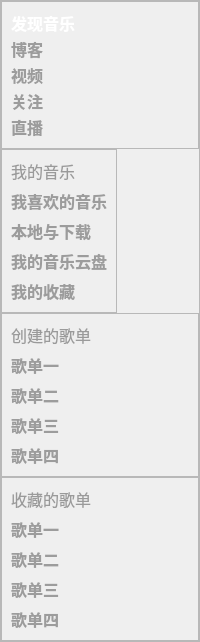
      <widget class="QFrame" name="frame">
       <property name="styleSheet">
        <string notr="true">#frame{
	background-color: rgb(56, 56, 63);
	border-top-left-radius: 22px;
	border-bottom-left-radius: 22px;
}</string>
       </property>
       <property name="frameShape">
        <enum>QFrame::StyledPanel</enum>
       </property>
       <property name="frameShadow">
        <enum>QFrame::Raised</enum>
       </property>
       <layout class="QVBoxLayout" name="verticalLayout_20">
        <property name="spacing">
         <number>0</number>
        </property>
        <property name="leftMargin">
         <number>0</number>
        </property>
        <property name="topMargin">
         <number>0</number>
        </property>
        <property name="rightMargin">
         <number>0</number>
        </property>
        <property name="bottomMargin">
         <number>0</number>
        </property>
        <item>
         <widget class="QFrame" name="frame_36">
          <property name="styleSheet">
           <string notr="true">#frame_36{
	
	border-top-lefr-radius: 22px;

}
QPushButton{
	border: none;
	color: rgb(156, 156, 156);
}
QPushButton:checked{
	color: rgb(255, 255, 255);

}
</string>
          </property>
          <property name="frameShape">
           <enum>QFrame::StyledPanel</enum>
          </property>
          <property name="frameShadow">
           <enum>QFrame::Raised</enum>
          </property>
          <layout class="QVBoxLayout" name="verticalLayout_21">
           <property name="spacing">
            <number>2</number>
           </property>
           <property name="leftMargin">
            <number>9</number>
           </property>
           <property name="topMargin">
            <number>9</number>
           </property>
           <property name="rightMargin">
            <number>9</number>
           </property>
           <property name="bottomMargin">
            <number>9</number>
           </property>
           <item alignment="Qt::AlignLeft">
            <widget class="QPushButton" name="pushButton_25">
             <property name="font">
              <font>
               <family>华文楷体</family>
               <pointsize>12</pointsize>
               <weight>75</weight>
               <bold>true</bold>
              </font>
             </property>
             <property name="styleSheet">
              <string notr="true"/>
             </property>
             <property name="text">
              <string>发现音乐</string>
             </property>
             <property name="checkable">
              <bool>true</bool>
             </property>
             <property name="checked">
              <bool>true</bool>
             </property>
             <property name="autoExclusive">
              <bool>true</bool>
             </property>
             <property name="flat">
              <bool>false</bool>
             </property>
            </widget>
           </item>
           <item alignment="Qt::AlignLeft">
            <widget class="QPushButton" name="pushButton_26">
             <property name="font">
              <font>
               <family>华文楷体</family>
               <pointsize>12</pointsize>
               <weight>75</weight>
               <bold>true</bold>
              </font>
             </property>
             <property name="styleSheet">
              <string notr="true"/>
             </property>
             <property name="text">
              <string>博客</string>
             </property>
             <property name="checkable">
              <bool>true</bool>
             </property>
             <property name="autoExclusive">
              <bool>true</bool>
             </property>
             <property name="flat">
              <bool>false</bool>
             </property>
            </widget>
           </item>
           <item alignment="Qt::AlignLeft">
            <widget class="QPushButton" name="pushButton_27">
             <property name="font">
              <font>
               <family>华文楷体</family>
               <pointsize>12</pointsize>
               <weight>75</weight>
               <bold>true</bold>
              </font>
             </property>
             <property name="styleSheet">
              <string notr="true"/>
             </property>
             <property name="text">
              <string>视频</string>
             </property>
             <property name="checkable">
              <bool>true</bool>
             </property>
             <property name="autoExclusive">
              <bool>true</bool>
             </property>
             <property name="flat">
              <bool>false</bool>
             </property>
            </widget>
           </item>
           <item alignment="Qt::AlignLeft">
            <widget class="QPushButton" name="pushButton_28">
             <property name="font">
              <font>
               <family>华文楷体</family>
               <pointsize>12</pointsize>
               <weight>75</weight>
               <bold>true</bold>
              </font>
             </property>
             <property name="styleSheet">
              <string notr="true"/>
             </property>
             <property name="text">
              <string>关注</string>
             </property>
             <property name="checkable">
              <bool>true</bool>
             </property>
             <property name="autoExclusive">
              <bool>true</bool>
             </property>
             <property name="flat">
              <bool>false</bool>
             </property>
            </widget>
           </item>
           <item alignment="Qt::AlignLeft">
            <widget class="QPushButton" name="pushButton_29">
             <property name="font">
              <font>
               <family>华文楷体</family>
               <pointsize>12</pointsize>
               <weight>75</weight>
               <bold>true</bold>
              </font>
             </property>
             <property name="styleSheet">
              <string notr="true"/>
             </property>
             <property name="text">
              <string>直播</string>
             </property>
             <property name="checkable">
              <bool>true</bool>
             </property>
             <property name="autoExclusive">
              <bool>true</bool>
             </property>
             <property name="flat">
              <bool>false</bool>
             </property>
            </widget>
           </item>
          </layout>
         </widget>
        </item>
        <item alignment="Qt::AlignLeft">
         <widget class="QFrame" name="frame_37">
          <property name="styleSheet">
           <string notr="true">QPushButton{
	border: none;
	color: rgb(156, 156, 156);
}
QPushButton:checked{
	color: rgb(255, 255, 255);
}
</string>
          </property>
          <property name="frameShape">
           <enum>QFrame::StyledPanel</enum>
          </property>
          <property name="frameShadow">
           <enum>QFrame::Raised</enum>
          </property>
          <layout class="QVBoxLayout" name="verticalLayout_22">
           <item alignment="Qt::AlignLeft">
            <widget class="QPushButton" name="pushButton_30">
             <property name="enabled">
              <bool>false</bool>
             </property>
             <property name="font">
              <font>
               <family>华文楷体</family>
               <pointsize>12</pointsize>
              </font>
             </property>
             <property name="styleSheet">
              <string notr="true">color: rgb(154, 154, 154);</string>
             </property>
             <property name="text">
              <string>我的音乐</string>
             </property>
            </widget>
           </item>
           <item alignment="Qt::AlignLeft">
            <widget class="QPushButton" name="pushButton_31">
             <property name="font">
              <font>
               <family>华文楷体</family>
               <pointsize>12</pointsize>
               <weight>75</weight>
               <bold>true</bold>
              </font>
             </property>
             <property name="text">
              <string>我喜欢的音乐</string>
             </property>
             <property name="icon">
              <iconset resource="icon.qrc">
               <normaloff>:/icon/image/喜欢_like.png</normaloff>:/icon/image/喜欢_like.png</iconset>
             </property>
             <property name="checkable">
              <bool>true</bool>
             </property>
             <property name="autoExclusive">
              <bool>true</bool>
             </property>
            </widget>
           </item>
           <item alignment="Qt::AlignLeft">
            <widget class="QPushButton" name="pushButton_32">
             <property name="font">
              <font>
               <family>华文楷体</family>
               <pointsize>12</pointsize>
               <weight>75</weight>
               <bold>true</bold>
              </font>
             </property>
             <property name="text">
              <string>本地与下载</string>
             </property>
             <property name="icon">
              <iconset resource="icon.qrc">
               <normaloff>:/icon/image/下载_download.png</normaloff>:/icon/image/下载_download.png</iconset>
             </property>
             <property name="checkable">
              <bool>true</bool>
             </property>
             <property name="autoExclusive">
              <bool>true</bool>
             </property>
            </widget>
           </item>
           <item alignment="Qt::AlignLeft">
            <widget class="QPushButton" name="pushButton_34">
             <property name="font">
              <font>
               <family>华文楷体</family>
               <pointsize>12</pointsize>
               <weight>75</weight>
               <bold>true</bold>
              </font>
             </property>
             <property name="text">
              <string>我的音乐云盘</string>
             </property>
             <property name="icon">
              <iconset resource="icon.qrc">
               <normaloff>:/icon/image/云运行_link-cloud.png</normaloff>:/icon/image/云运行_link-cloud.png</iconset>
             </property>
             <property name="checkable">
              <bool>true</bool>
             </property>
             <property name="autoExclusive">
              <bool>true</bool>
             </property>
            </widget>
           </item>
           <item alignment="Qt::AlignLeft">
            <widget class="QPushButton" name="pushButton_36">
             <property name="font">
              <font>
               <family>华文楷体</family>
               <pointsize>12</pointsize>
               <weight>75</weight>
               <bold>true</bold>
              </font>
             </property>
             <property name="text">
              <string>我的收藏</string>
             </property>
             <property name="icon">
              <iconset resource="icon.qrc">
               <normaloff>:/icon/image/收藏好友_personal-collection.png</normaloff>:/icon/image/收藏好友_personal-collection.png</iconset>
             </property>
             <property name="checkable">
              <bool>true</bool>
             </property>
             <property name="autoExclusive">
              <bool>true</bool>
             </property>
            </widget>
           </item>
          </layout>
         </widget>
        </item>
        <item>
         <widget class="QFrame" name="frame_38">
          <property name="styleSheet">
           <string notr="true">QPushButton{
	border: none;
	color: rgb(156, 156, 156);
}
QPushButton:checked{
	color: rgb(255, 255, 255);
}
</string>
          </property>
          <property name="frameShape">
           <enum>QFrame::StyledPanel</enum>
          </property>
          <property name="frameShadow">
           <enum>QFrame::Raised</enum>
          </property>
          <layout class="QVBoxLayout" name="verticalLayout_23">
           <item alignment="Qt::AlignLeft">
            <widget class="QPushButton" name="pushButton_37">
             <property name="enabled">
              <bool>false</bool>
             </property>
             <property name="font">
              <font>
               <family>华文楷体</family>
               <pointsize>12</pointsize>
              </font>
             </property>
             <property name="styleSheet">
              <string notr="true">color: rgb(154, 154, 154);</string>
             </property>
             <property name="text">
              <string>创建的歌单</string>
             </property>
            </widget>
           </item>
           <item alignment="Qt::AlignLeft">
            <widget class="QPushButton" name="pushButton_33">
             <property name="font">
              <font>
               <family>华文楷体</family>
               <pointsize>12</pointsize>
               <weight>75</weight>
               <bold>true</bold>
              </font>
             </property>
             <property name="text">
              <string>歌单一</string>
             </property>
             <property name="icon">
              <iconset resource="icon.qrc">
               <normaloff>:/icon/image/音乐菜单_music-menu.png</normaloff>:/icon/image/音乐菜单_music-menu.png</iconset>
             </property>
             <property name="checkable">
              <bool>true</bool>
             </property>
             <property name="autoExclusive">
              <bool>true</bool>
             </property>
            </widget>
           </item>
           <item alignment="Qt::AlignLeft">
            <widget class="QPushButton" name="pushButton_38">
             <property name="font">
              <font>
               <family>华文楷体</family>
               <pointsize>12</pointsize>
               <weight>75</weight>
               <bold>true</bold>
              </font>
             </property>
             <property name="text">
              <string>歌单二</string>
             </property>
             <property name="icon">
              <iconset resource="icon.qrc">
               <normaloff>:/icon/image/音乐菜单_music-menu.png</normaloff>:/icon/image/音乐菜单_music-menu.png</iconset>
             </property>
             <property name="checkable">
              <bool>true</bool>
             </property>
             <property name="autoExclusive">
              <bool>true</bool>
             </property>
            </widget>
           </item>
           <item alignment="Qt::AlignLeft">
            <widget class="QPushButton" name="pushButton_35">
             <property name="font">
              <font>
               <family>华文楷体</family>
               <pointsize>12</pointsize>
               <weight>75</weight>
               <bold>true</bold>
              </font>
             </property>
             <property name="text">
              <string>歌单三</string>
             </property>
             <property name="icon">
              <iconset resource="icon.qrc">
               <normaloff>:/icon/image/音乐菜单_music-menu.png</normaloff>:/icon/image/音乐菜单_music-menu.png</iconset>
             </property>
             <property name="checkable">
              <bool>true</bool>
             </property>
             <property name="autoExclusive">
              <bool>true</bool>
             </property>
            </widget>
           </item>
           <item alignment="Qt::AlignLeft">
            <widget class="QPushButton" name="pushButton_39">
             <property name="font">
              <font>
               <family>华文楷体</family>
               <pointsize>12</pointsize>
               <weight>75</weight>
               <bold>true</bold>
              </font>
             </property>
             <property name="text">
              <string>歌单四</string>
             </property>
             <property name="icon">
              <iconset resource="icon.qrc">
               <normaloff>:/icon/image/音乐菜单_music-menu.png</normaloff>:/icon/image/音乐菜单_music-menu.png</iconset>
             </property>
             <property name="checkable">
              <bool>true</bool>
             </property>
             <property name="autoExclusive">
              <bool>true</bool>
             </property>
            </widget>
           </item>
          </layout>
         </widget>
        </item>
        <item>
         <widget class="QFrame" name="frame_39">
          <property name="styleSheet">
           <string notr="true">#frame_39{
	
	border-bottom-lefr-radius: 22px;

}
QPushButton{
	border: none;
	color: rgb(156, 156, 156);
}
QPushButton:checked{
	color: rgb(255, 255, 255);
}
</string>
          </property>
          <property name="frameShape">
           <enum>QFrame::StyledPanel</enum>
          </property>
          <property name="frameShadow">
           <enum>QFrame::Raised</enum>
          </property>
          <layout class="QVBoxLayout" name="verticalLayout_24">
           <item alignment="Qt::AlignLeft">
            <widget class="QPushButton" name="pushButton_42">
             <property name="enabled">
              <bool>false</bool>
             </property>
             <property name="font">
              <font>
               <family>华文楷体</family>
               <pointsize>12</pointsize>
              </font>
             </property>
             <property name="styleSheet">
              <string notr="true">color: rgb(154, 154, 154);</string>
             </property>
             <property name="text">
              <string>收藏的歌单</string>
             </property>
            </widget>
           </item>
           <item alignment="Qt::AlignLeft">
            <widget class="QPushButton" name="pushButton_40">
             <property name="font">
              <font>
               <family>华文楷体</family>
               <pointsize>12</pointsize>
               <weight>75</weight>
               <bold>true</bold>
              </font>
             </property>
             <property name="text">
              <string>歌单一</string>
             </property>
             <property name="icon">
              <iconset resource="icon.qrc">
               <normaloff>:/icon/image/音乐菜单_music-menu.png</normaloff>:/icon/image/音乐菜单_music-menu.png</iconset>
             </property>
             <property name="checkable">
              <bool>true</bool>
             </property>
             <property name="autoExclusive">
              <bool>true</bool>
             </property>
            </widget>
           </item>
           <item alignment="Qt::AlignLeft">
            <widget class="QPushButton" name="pushButton_43">
             <property name="font">
              <font>
               <family>华文楷体</family>
               <pointsize>12</pointsize>
               <weight>75</weight>
               <bold>true</bold>
              </font>
             </property>
             <property name="text">
              <string>歌单二</string>
             </property>
             <property name="icon">
              <iconset resource="icon.qrc">
               <normaloff>:/icon/image/音乐菜单_music-menu.png</normaloff>:/icon/image/音乐菜单_music-menu.png</iconset>
             </property>
             <property name="checkable">
              <bool>true</bool>
             </property>
             <property name="autoExclusive">
              <bool>true</bool>
             </property>
            </widget>
           </item>
           <item alignment="Qt::AlignLeft">
            <widget class="QPushButton" name="pushButton_44">
             <property name="font">
              <font>
               <family>华文楷体</family>
               <pointsize>12</pointsize>
               <weight>75</weight>
               <bold>true</bold>
              </font>
             </property>
             <property name="text">
              <string>歌单三</string>
             </property>
             <property name="icon">
              <iconset resource="icon.qrc">
               <normaloff>:/icon/image/音乐菜单_music-menu.png</normaloff>:/icon/image/音乐菜单_music-menu.png</iconset>
             </property>
             <property name="checkable">
              <bool>true</bool>
             </property>
             <property name="autoExclusive">
              <bool>true</bool>
             </property>
            </widget>
           </item>
           <item alignment="Qt::AlignLeft">
            <widget class="QPushButton" name="pushButton_41">
             <property name="font">
              <font>
               <family>华文楷体</family>
               <pointsize>12</pointsize>
               <weight>75</weight>
               <bold>true</bold>
              </font>
             </property>
             <property name="text">
              <string>歌单四</string>
             </property>
             <property name="icon">
              <iconset resource="icon.qrc">
               <normaloff>:/icon/image/音乐菜单_music-menu.png</normaloff>:/icon/image/音乐菜单_music-menu.png</iconset>
             </property>
             <property name="checkable">
              <bool>true</bool>
             </property>
             <property name="autoExclusive">
              <bool>true</bool>
             </property>
            </widget>
           </item>
          </layout>
         </widget>
        </item>
       </layout>
      </widget>
